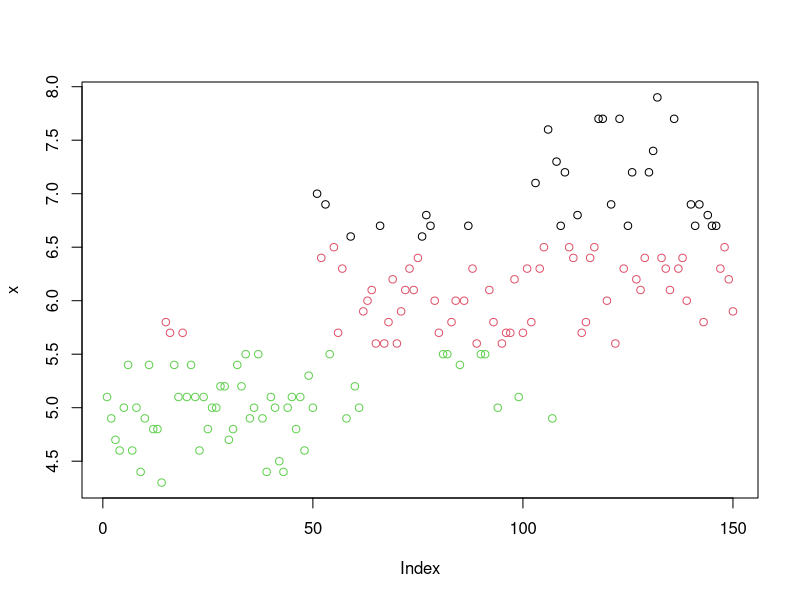
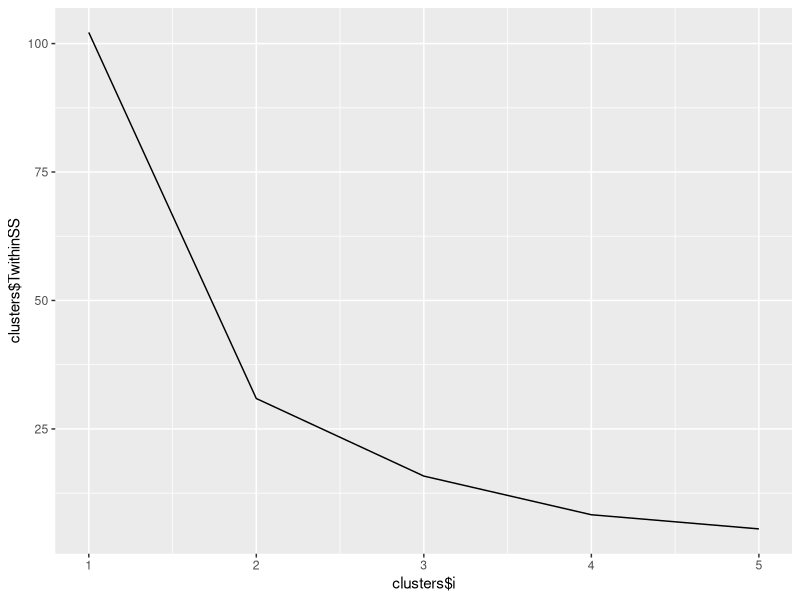
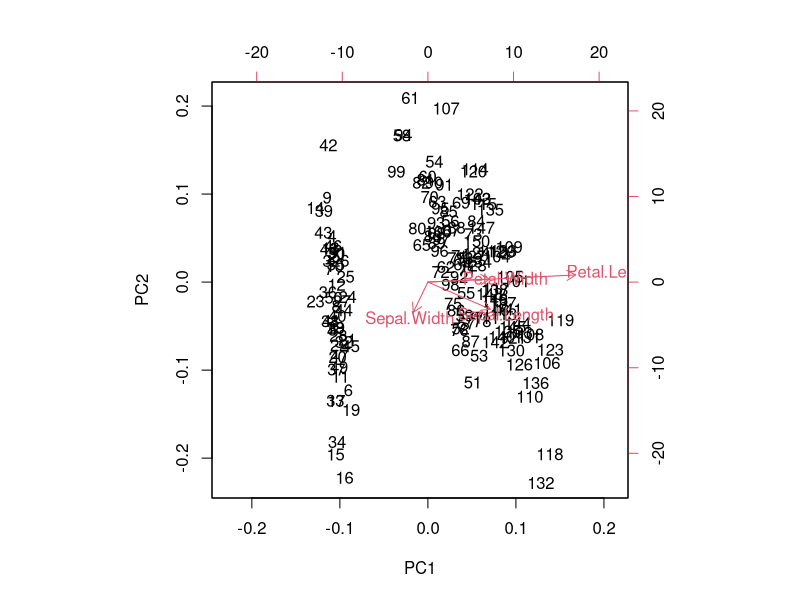

The R script that drew these images, in order:
# Playing around with machine learning

# dependencies
library("ggplot2")
library("mlbench")
library("MASS")
library("modeldata")
# data
## iris flowers
data("iris")
## cars
mtcars <- data(mtcars)
## diamonds
dimaonds <- data(diamonds)
## sonar
sonar <- data(Sonar)
## boston
boston <- data(Boston)
## churn
churn <- data("mlc_churn")
churnTrain <- mlc_churn[1:3000, ]
churnTest <- mlc_churn[3001:5000, ]

# k means clustering
x <- iris$Sepal.Length
cl <- kmeans(x, centers = 3, nstart = 10)
plot(x, col=cl$cluster)
## number of clusters
nk <- c(1:5)
## dummy data frame
clusters <- data.frame(matrix(ncol=2, nrow=0))
## for loop across clusters
for (i in nk){
  cl <- kmeans(x, centers = i, nstart = 10)
  df <- as.data.frame(i)
  df$TwithinSS <- cl$tot.withinss
  clusters <- rbind(clusters, df)
}
ggplot()+
  geom_line(aes(clusters$i, clusters$TwithinSS))

# PCA
irispca <- prcomp(iris[, -5])
summary(irispca)
## plot
biplot(irispca)

## calculate variances and percent and cumulative variance along PCs
var <- irispca$sdev^2
pve <- var/sum(var)
cumsum(pve)
